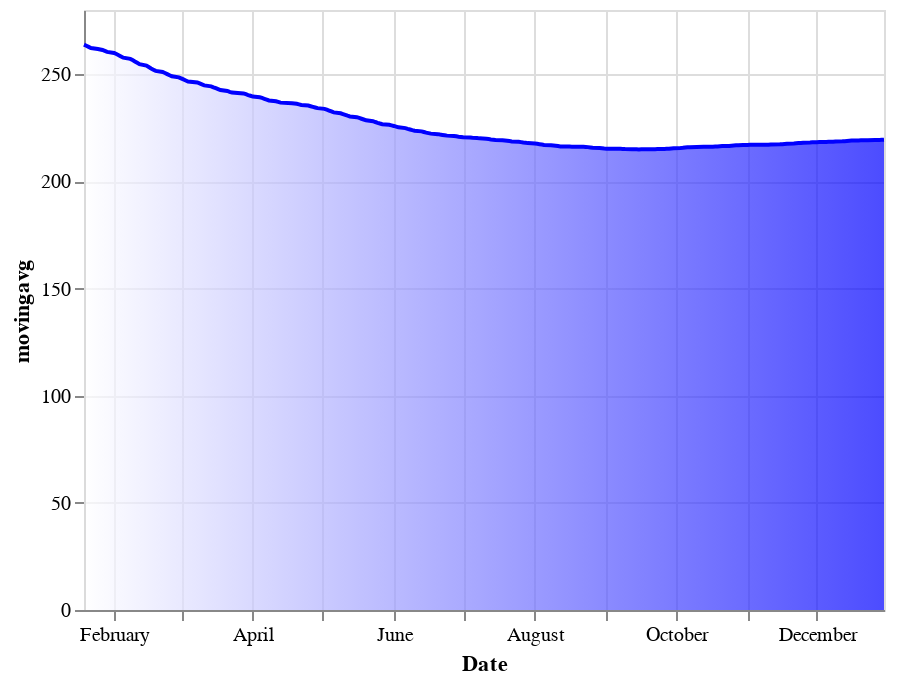

The notebook cell this image was saved under:
### Code cell
alt.Chart(plotdata_sbin).mark_area(
    line={'color':'blue'},
    color=alt.Gradient(
        gradient='linear',
        stops=[alt.GradientStop(color='white', offset=0),
               alt.GradientStop(color='blue', offset=1)],
    )
).encode(
    x='Date',
    y='movingavg'
)

### Figure 1 — Vega-Lite specification as saved in the notebook (floating-point values rounded to 4 significant figures; data arrays with more than 128 entries replaced by an {"elided": "..."} marker saying what was removed)
{"config": {"view": {"continuousWidth": 400, "continuousHeight": 300}}, "data": {"name": "data-eb884ed7efe3624d476f2d3ea9ec04fe"}, "mark": {"type": "area", "color": {"gradient": "linear", "stops": [{"color": "white", "offset": 0}, {"color": "blue", "offset": 1}]}, "line": {"color": "blue"}}, "encoding": {"x": {"type": "temporal", "field": "Date"}, "y": {"type": "quantitative", "field": "movingavg"}}, "$schema": "https://vega.github.io/schema/vega-lite/v4.8.1.json", "datasets": {"data-eb884ed7efe3624d476f2d3ea9ec04fe": {"elided": "235 records"}}}
